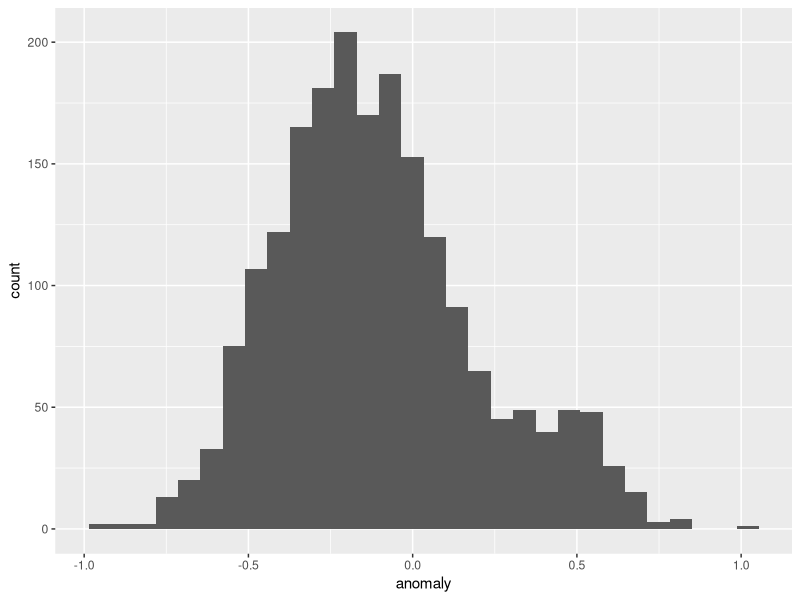
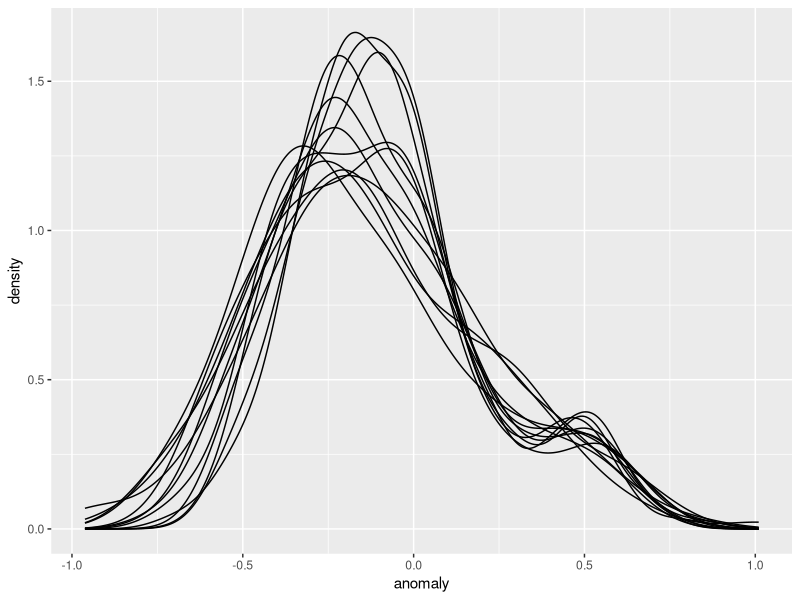
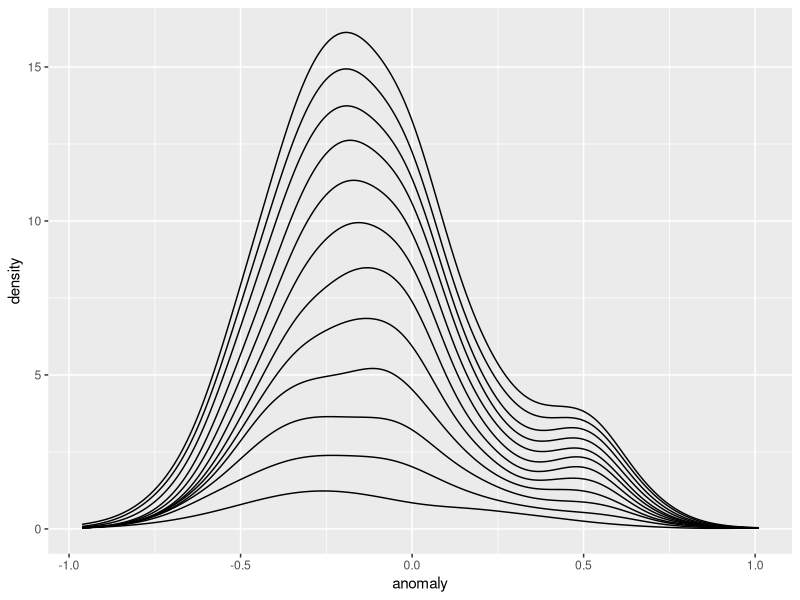
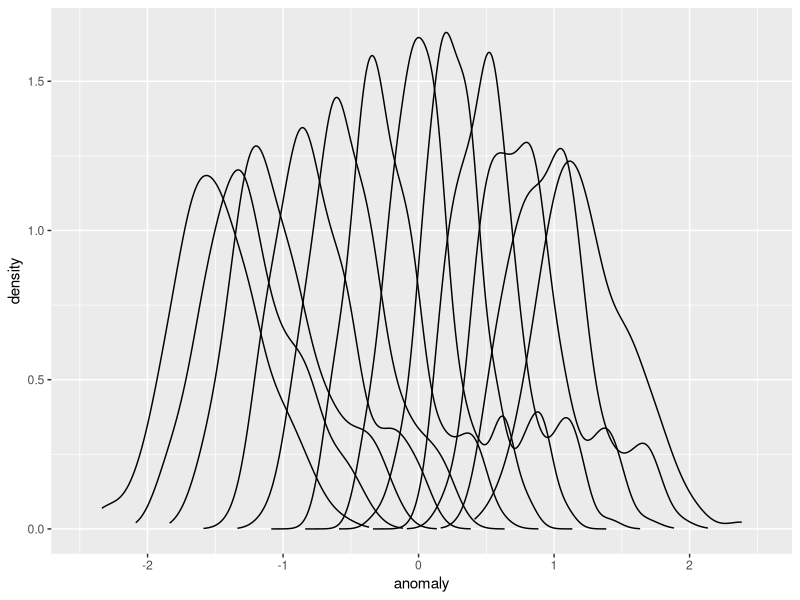
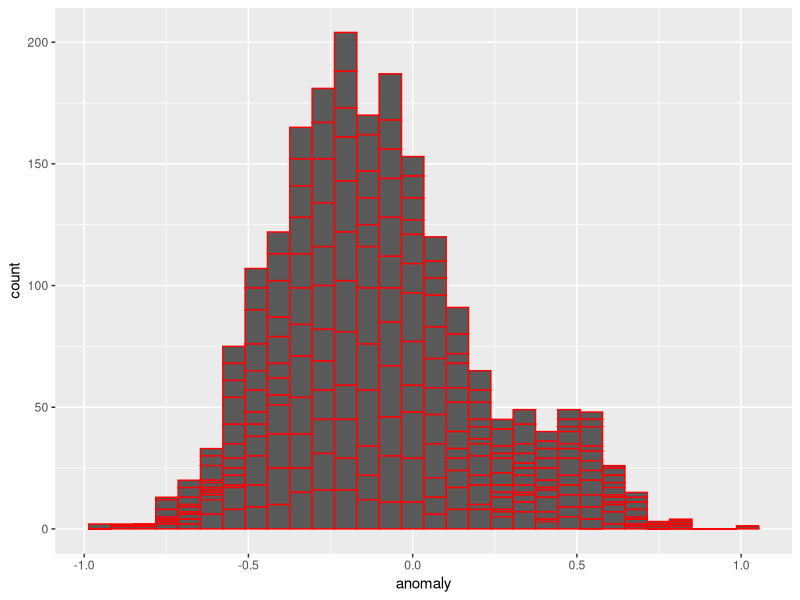
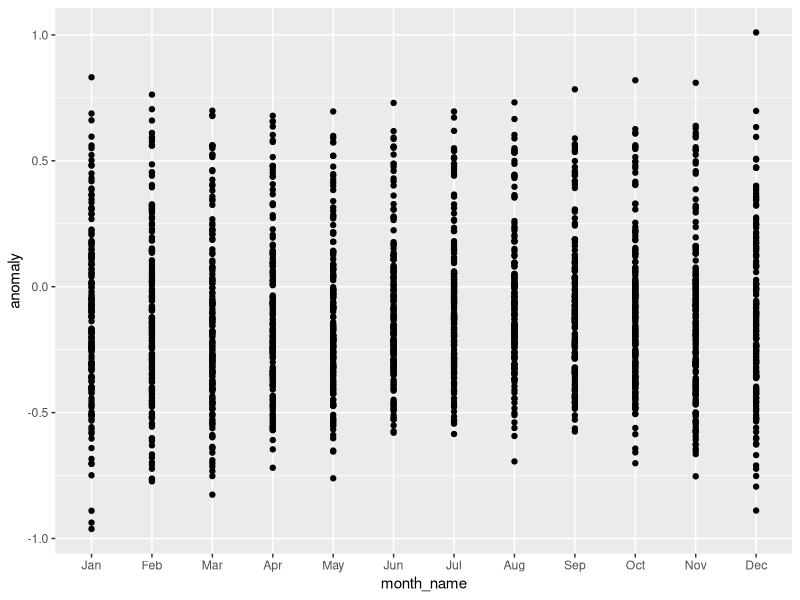
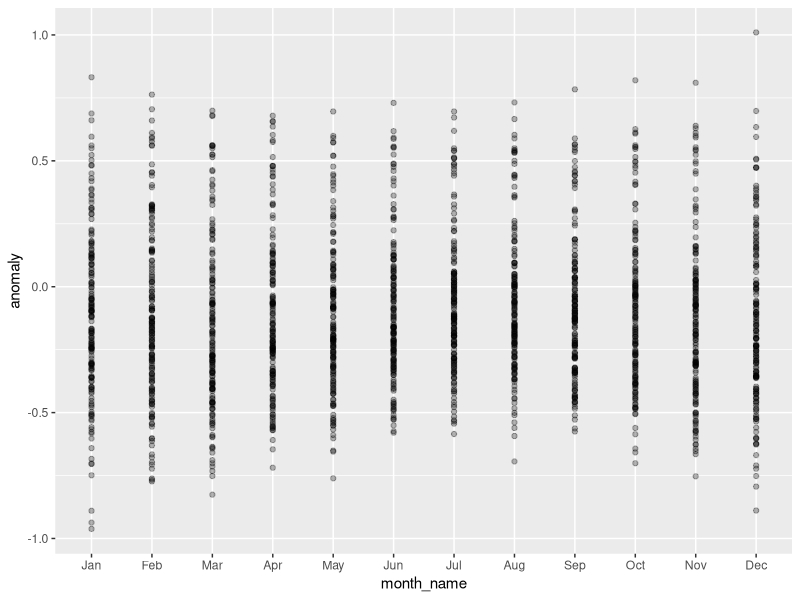
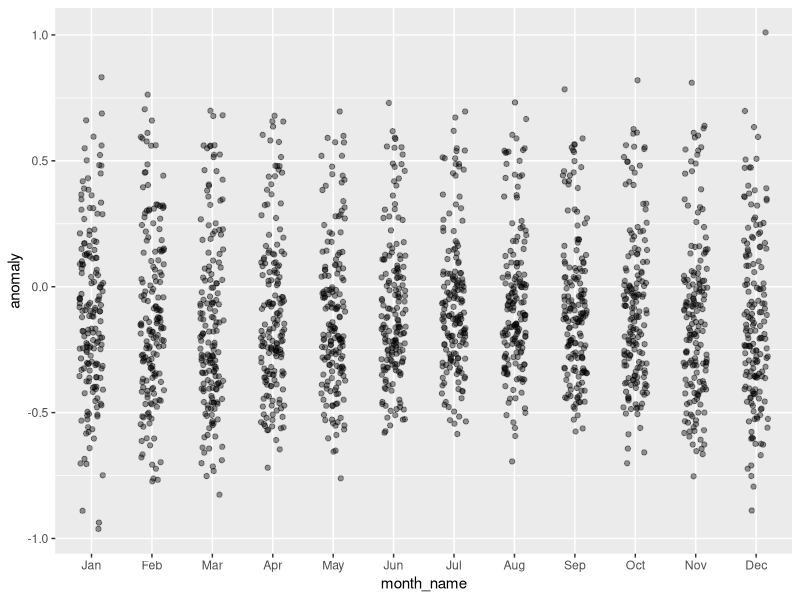

R code for these plots, in order:
#'-------------------------
#'
#' Intro to ggplot2 using HADCRUT
#' 
#' 2018-02-14
#' 
#' --------------------------

# Load a library ####
library(readr)

#install.packages("ggplot2")
library(ggplot2)

library(forcats)

# load our data ####
had_crut <- read_csv("../data/hadcrut_temp_anomoly_1850_2015.csv")


# do any data cleaning we need ####
had_crut$month_name <- factor(had_crut$month_name)
levels(had_crut$month_name)

had_crut$month_name <- fct_inorder(had_crut$month_name)
levels(had_crut$month_name)

#-------------------------------------
# first visualizations!
# Looking at distribution of anomolys
#-------------------------------------

had_dens <- ggplot(data = had_crut,
       mapping = aes(x = anomaly))

had_dens +
  geom_histogram()

#group by density
had_dens_group <- ggplot(data = had_crut,
                         mapping = aes(x = anomaly,
                                       group = month_name))

had_dens_group +
  geom_density()

#introducing positions
had_dens_group +
  geom_density(position = position_stack())

had_dens_group +
  geom_density(position = position_dodge(width=3))

had_dens_group +
  geom_histogram(position = position_stack(),
                 color = "red")

#----------------
# Moving into the second dimension
#----------------

had_plot_base <- ggplot(data = had_crut,
                        mapping = aes(x = month_name,
                                      y = anomaly))

had_plot_base +
  geom_point()

had_plot_base +
  geom_point(alpha = 0.3)

had_plot_base +
  geom_jitter(alpha = 0.4, width = 0.2, height = 0)

had_plot_base +
  geom_line()

had_plot_base +
  geom_line(mapping = aes(group = year))

#--------------------
# Color!
#--------------------

had_lines <- had_plot_base +
  geom_line(mapping = aes(group = year, color = year))

had_lines +
  scale_color_continuous(low = "blue", high = "red")

had_lines +
  scale_color_gradient2(low = "blue",
                        mid = "yellow",
                        high = "red",
                        midpoint = 1925)
had_lines +
  scale_color_gradientn(colors = c("red", "blue", "orange", "purple"))

had_lines +
  scale_color_gradientn(colors = rainbow(7))

#Color brewer!
library(RColorBrewer)

display.brewer.all(n = 10, exact.n=FALSE)

had_lines +
  scale_color_gradientn(colors = brewer.pal(n = 9, 
                                            name = "BrBG"))

library(viridis)

had_lines +
  scale_color_viridis(guide = "none")

#----------------
# Facets
#----------------

had_months <- ggplot( data = had_crut,
                      mapping = aes(x = year,
                                    y = anomaly,
                                    group = month_name)) +
  geom_line()

had_months +
  facet_wrap(~ month_name)

#facet_grid(row ~ column)
#if no row, or no col, use .
had_months +
  facet_grid(. ~ month_name)

#facets by decade
had_lines +
  facet_wrap(~cut_width(year, 10))

# Exercise: 
#   1. Try out cut_interval and cut_number. What do they do?
#   2. Make a plot where facets and colors reflect the same information.


ggplot(data = had_crut,
       mapping = aes(x = month, y = anomaly, group = year,
                     color = cut_width(year, 50))) +
  geom_line() +
  facet_wrap(~cut_width(year, 50))

#---------
# smoothing
#---------

had_plot_base +
  stat_summary()

had_months +
  facet_wrap( ~ month_name) +
  stat_smooth()

had_months +
  facet_wrap( ~ month_name) +
  stat_smooth(method = "lm")


#--------------
# themes
#--------------

had_lines_good <- had_lines +
  scale_color_viridis()


had_lines_good +
  theme_bw(base_size = 17)

had_lines_good +
  theme_void()

#make a defaut theme
theme_set(theme_bw())

had_lines_good

#lots of fun!
library(ggthemes)

had_lines_good +
  theme_few()

had_lines_good +
  theme_fivethirtyeight()

had_lines_good <- had_lines_good +
  theme_solarized(base_size=13, light=TRUE)


#----------
# make it look good
#-----------

had_lines_good +
  ylim(-1, 2) +
  xlab("") +
  ylab("Temperature Anomaly") +
  guides(color = guide_colorbar("Year")) +
  scale_x_discrete(expand = c(0,0)) +
  coord_polar() +
  ggtitle("Global Temperature Change from 1850-2015")

